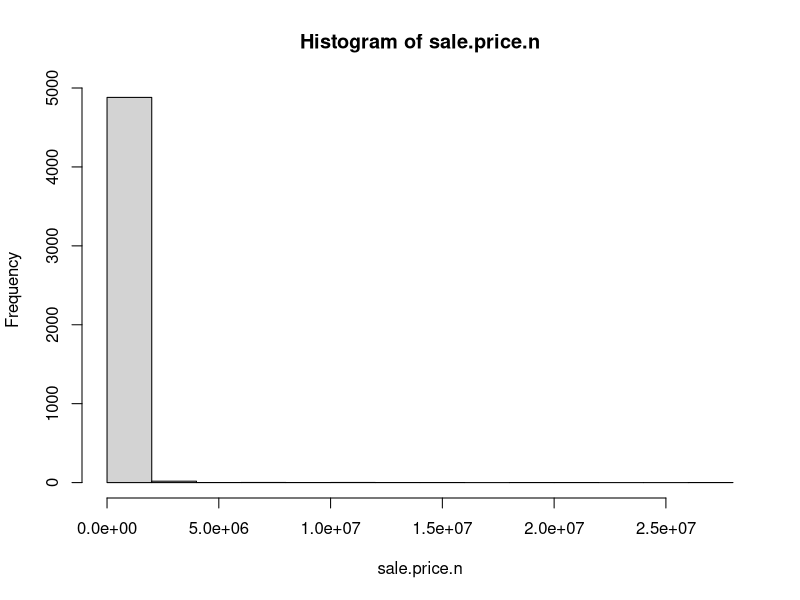
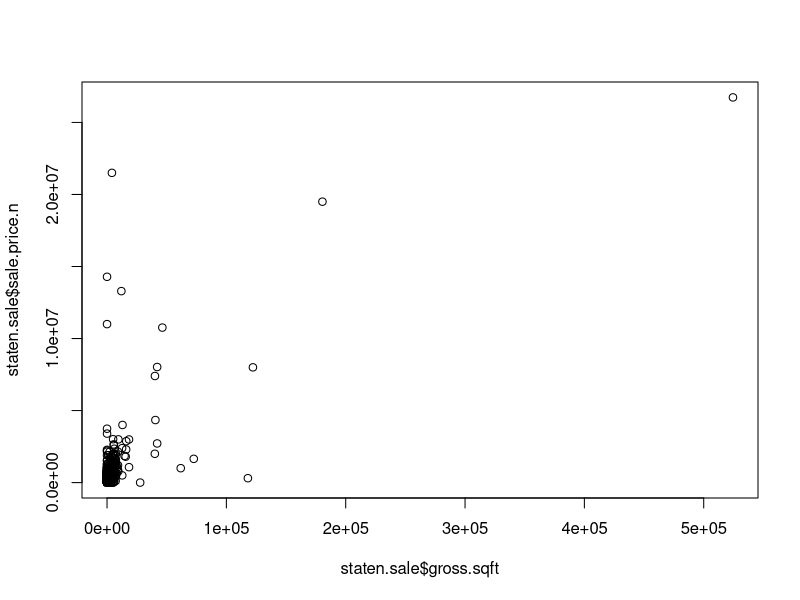
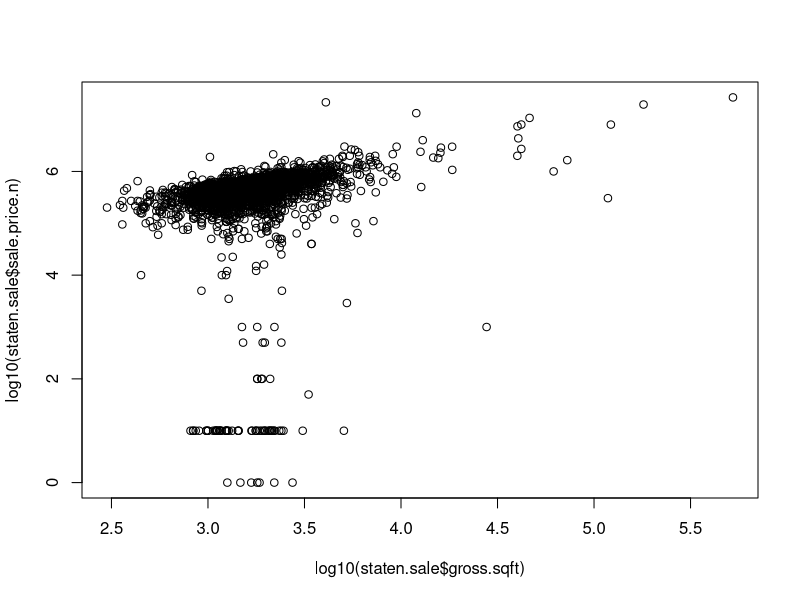
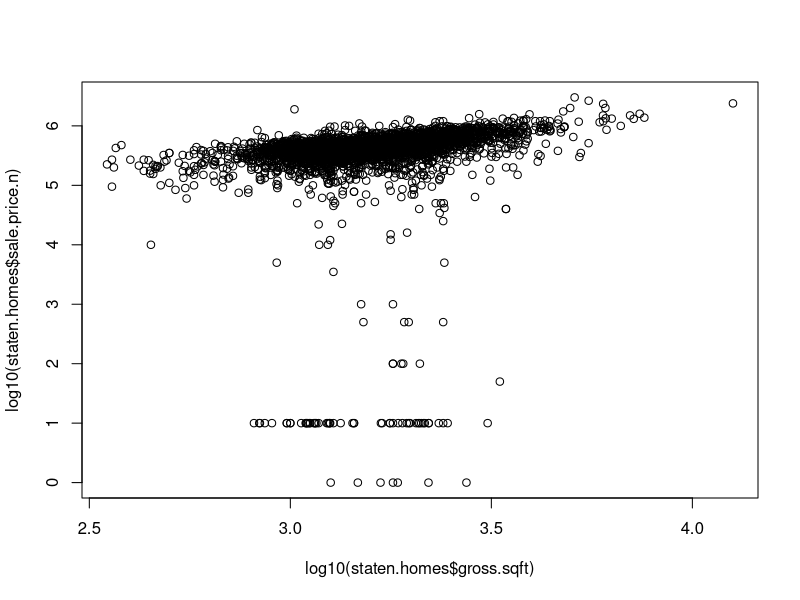
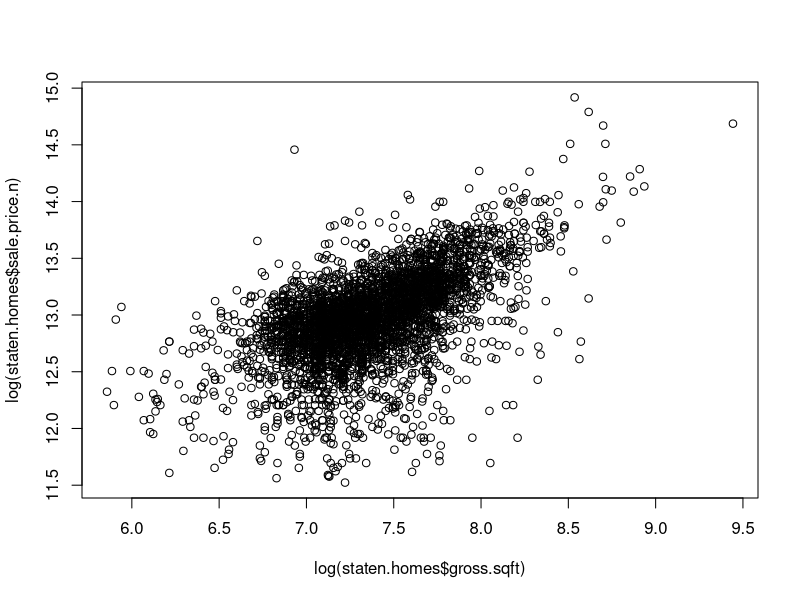
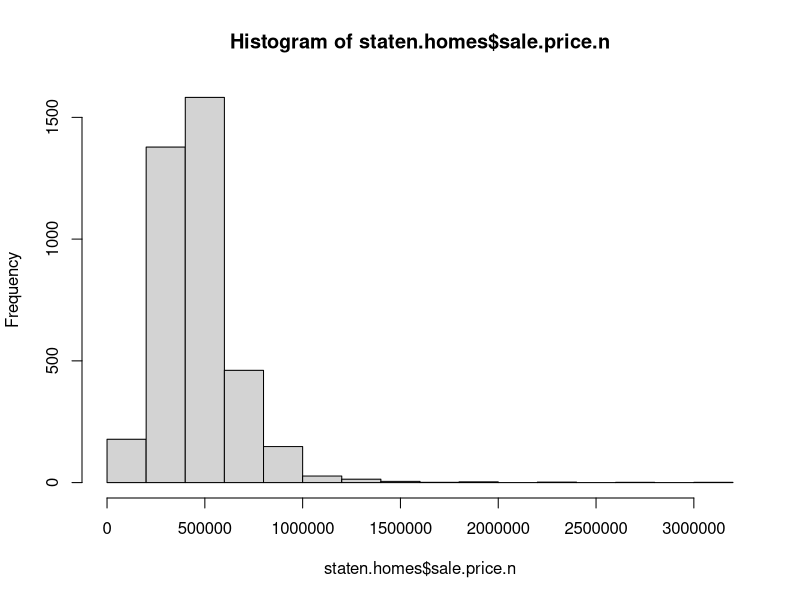
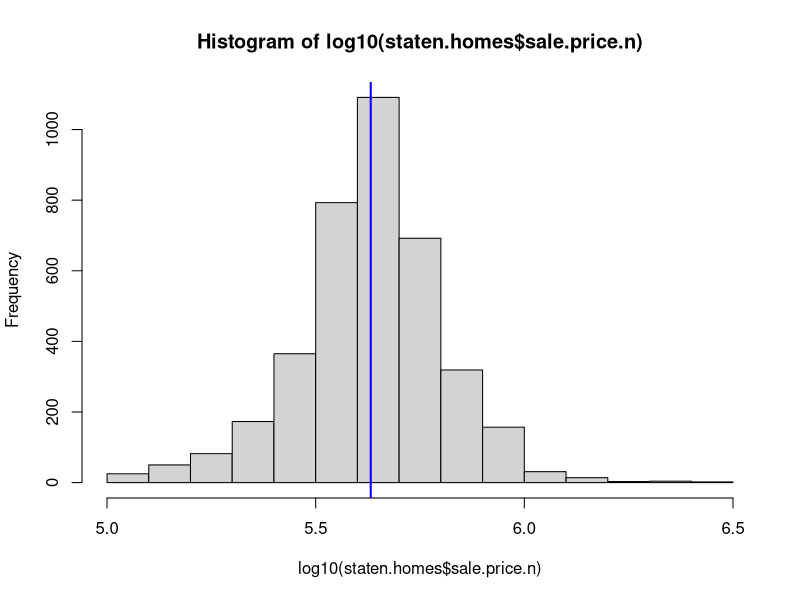

Write R code to recreate these figures, in order.
## ---- chunk 1
#First Start off by by loading the Plyr Library
## It is and R package that allows easy manipulation of large data set  by manipulating data values and putting it back together.
library(plyr)
#Next step is to create a new R Project and setting the working directory to a directory/folder on your local machine Where the Project files will be organized.
setwd("C:\\Users\\samaresh\\SMU\\Doing Datascience\\week4\\RollinSales_Staten")
#Read the Staten Island data file after saving it as a csv
staten <- read.csv("Data/rollingsales_statenisland.csv",skip=4,header=TRUE)
#Exploratory data analysis by looking at the summary data 
head(staten)
summary(staten)
str(staten)
#Data Cleanup to eliminate spaces and getting rid of leading digits
staten$SALE.PRICE.N <- as.numeric(gsub("[^[:digit:]]","", staten$SALE.PRICE))
count(is.na(staten$SALE.PRICE.N))
names(staten) <- tolower(names(staten)) # make all variable names lower case
staten$gross.sqft <- as.numeric(gsub("[^[:digit:]]","", staten$gross.square.feet))
staten$land.sqft <- as.numeric(gsub("[^[:digit:]]","", staten$land.square.feet))
staten$year.built <- as.numeric(as.character(staten$year.built))

## analysing the subject of interest which is the Sales Price
attach(staten)
hist(sale.price.n) 
detach(staten)

## Eliminate all the 0$ sales
staten.sale <- staten[staten$sale.price.n!=0,]
## Plot the Sqft vs Sales Price
plot(staten.sale$gross.sqft,staten.sale$sale.price.n)
## Since the graph is right skewed we will do a log transformation
plot(log10(staten.sale$gross.sqft),log10(staten.sale$sale.price.n))

## Analysing sale price of family dwellings
staten.homes <- staten.sale[which(grepl("FAMILY",staten.sale$building.class.category)),]
dim(staten.homes)
## Plot the Sqft vs Sales Price for family dwellings after log transformation
plot(log10(staten.homes$gross.sqft),log10(staten.homes$sale.price.n))
##Analyse the outliers
summary(staten.homes[which(staten.homes$sale.price.n<100000),])


## outliers that seem like they weren't actual sales
staten.homes$outliers <- (log10(staten.homes$sale.price.n) <=5) + 0
## remove outliers that seem like they weren't actual sales
staten.homes <- staten.homes[which(staten.homes$outliers==0),]
## plot the sqft vs sales price for family dwellings above 100K
plot(log(staten.homes$gross.sqft),log(staten.homes$sale.price.n))


##Histogram to analyse the sales price for family dwellings after removing outliers 
hist(staten.homes$sale.price.n)
##Histogram to analyse the sales price for family dwellings after removing outliers after log transformation as the above is right skewed
hist(log10(staten.homes$sale.price.n))
#display the mean sale price and mark it on the histogram in blue
mx <-  mean(log10(staten.homes$sale.price.n))
abline(v = mx, col = "blue", lwd = 2)
#display the mean sale price and mark it on the histogram in red
medx <- median(log10(staten.homes$sale.price.n))
abline(v = medx, col = "red", lwd = 0.1)
